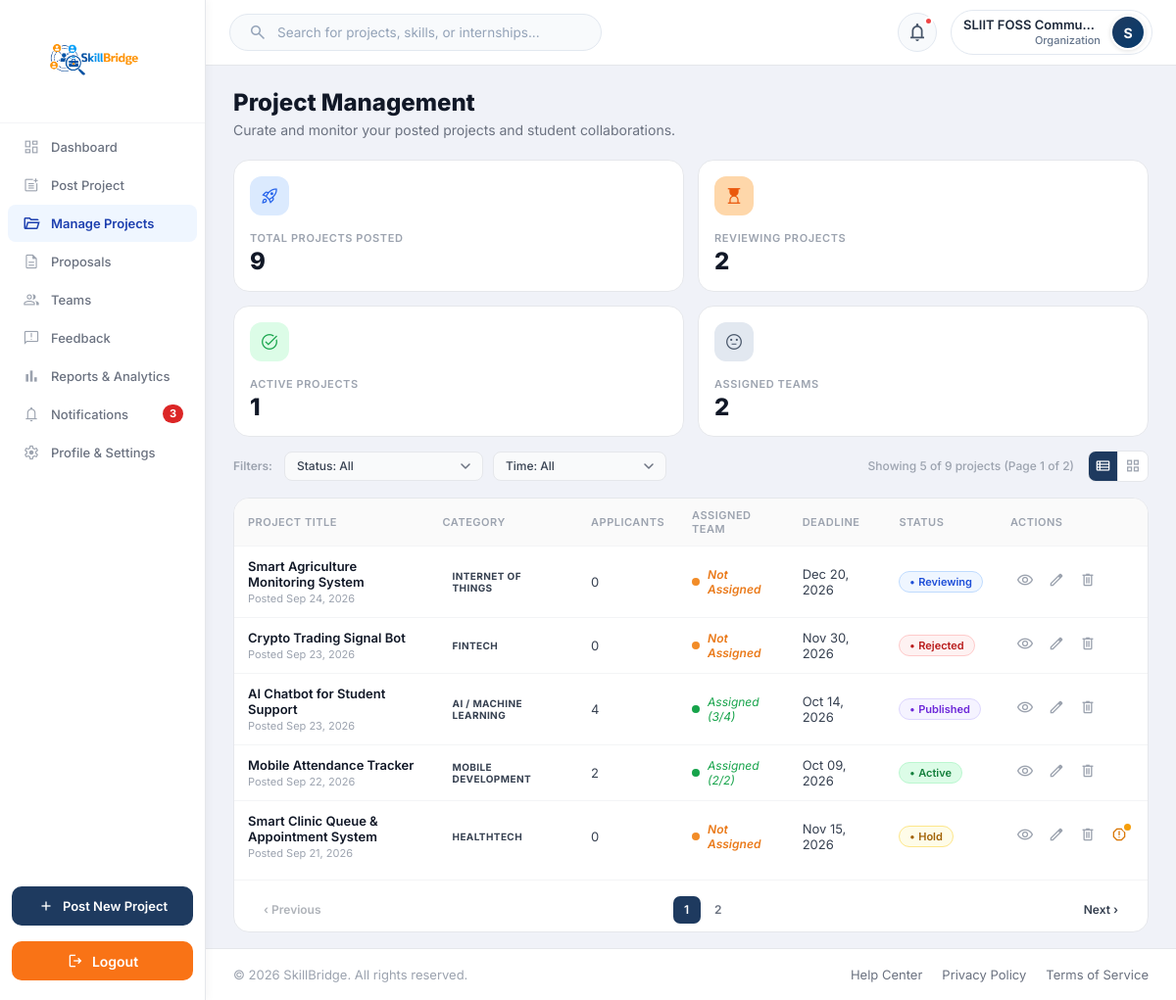
Page /Functions/Organization/manage_projects.php (signed in) on the committed database.
### tables this page shows
CREATE TABLE `user` (
  `Email` varchar(100) NOT NULL,
  `password` varchar(100) NOT NULL,
  `role` varchar(100) NOT NULL,
  `status` varchar(20) NOT NULL DEFAULT 'De-Active',
  `verification_code` varchar(20) NOT NULL,
  `created_at` timestamp NULL DEFAULT current_timestamp()
);

CREATE TABLE `projects` (
  `id` int(11) NOT NULL,
  `organization_email` varchar(100) NOT NULL,
  `category_id` int(11) DEFAULT NULL,
  `title` varchar(255) NOT NULL,
  `icon` varchar(50) DEFAULT '?',
  `description` text DEFAULT NULL,
  `learning_objectives` text DEFAULT NULL,
  `expected_outcomes` text DEFAULT NULL,
  `difficulty` varchar(30) DEFAULT 'Intermediate',
  `duration_weeks` int(11) DEFAULT NULL,
  `members` int(11) DEFAULT 1,
  `preferred_year` varchar(20) DEFAULT 'Any Year',
  `deadline` date DEFAULT NULL,
  `visibility` varchar(20) DEFAULT 'Public',
  `status` varchar(30) DEFAULT 'reviewing',
  `posted_at` timestamp NOT NULL DEFAULT current_timestamp()
);

CREATE TABLE `project_categories` (
  `category_id` int(11) NOT NULL,
  `category_name` varchar(100) NOT NULL
);

### Functions/Organization/manage_projects.php (the view, shortened to what the rows shown need)
<?php
include "../../Config/db.php";
include "../../Session/Session.php";
require_once __DIR__ . "/../../Backend/Organization/manage_projects.php";
$extra_css = '<link rel="stylesheet" href="../../Assets/CSS/Organization/manage_projects.css?v='
           . filemtime(__DIR__ . '/../../Assets/CSS/Organization/manage_projects.css') . '">';
include "../../Includes/org_sidebar.php";
include "../../Includes/dash_header.php";
?>
<main class="content">
    <div class="dashboard-header">
        <div>
            <h1>Project Management</h1>
        </div>
    </div>
    <div class="full-width-section project-list-view" id="projectListView">
        <div class="card">
            <div class="card-body" style="padding:0 0 4px;">
                <table class="data-table">
                    <thead>
                        <tr>
                            <th>Project Title</th>
                            <th>Category</th>
                            <th>Applicants</th>
                            <th>Assigned Team</th>
                            <th>Deadline</th>
                            <th>Status</th>
                            <th>Actions</th>
                        </tr>
                    </thead>
                    <tbody>
                        <?php foreach ($projects as $p): ?>
                        <tr>
                            <td class="project-title-cell">
                                <div class="project-title"><?= htmlspecialchars($p['title']) ?></div>
                                <div class="project-meta">Posted <?= htmlspecialchars(date('M d, Y', strtotime($p['posted_at']))) ?></div>
                            </td>
                            <td>
                                <span class="category-tag"><?= htmlspecialchars($p['category']) ?></span>
                            </td>
                            <td>
                                <?= shownApplicants($p) ?>
                            </td>
                            <td>
                                <?php $assignedCount = assignedCount($p); ?>
                                <?php if ($assignedCount > 0): ?>
                                    <div class="team-cell" style="color:#16a34a; font-size:12px; font-style:italic;">
                                        <span class="team-dot" style="background:#16a34a;"></span>
                                        Assigned (<?= $assignedCount ?>/<?= (int)($p['members'] ?? 0) ?>)
                                    </div>
                                <?php else: ?>
                                    <div class="team-cell not-assigned">
                                        <span class="team-dot"></span>
                                        Not Assigned
                                    </div>
                                <?php endif; ?>
                            </td>
                            <td><?= htmlspecialchars(formatDeadline($p['deadline'])) ?></td>
                            <td>
                                <span class="badge-status <?= htmlspecialchars($p['status']) ?>"><?= htmlspecialchars(statusLabel($p['status'])) ?></span>
                            </td>
                            <td>
                                <div class="row-actions">
                                    <button type="button" class="action-btn" title="View" onclick="openProjectView('<?= htmlspecialchars((string)$p['id']) ?>')">
                                        <span class="material-symbols-outlined" style="font-size:18px;">visibility</span>
                                    </button>
                                    <?php if (in_array($p['status'], ['hold', 'rejected'], true)): ?>
                                    <button type="button" class="action-btn" title="Edit"
                                        onclick="openEditBlocked(<?= htmlspecialchars(json_encode($p['title']), ENT_QUOTES) ?>, '<?= $p['status'] ?>', '<?= (int)$p['id'] ?>')">
                                        <span class="material-symbols-outlined" style="font-size:18px;">edit</span>
                                    </button>
                                    <?php else: ?>
                                    <a class="action-btn" title="Edit" href="edit_project.php?id=<?= (int)$p['id'] ?>">
                                        <span class="material-symbols-outlined" style="font-size:18px;">edit</span>
                                    </a>
                                    <?php endif; ?>
                                    <button type="button" class="action-btn danger" title="Delete"
                                        onclick="openDeleteModal(<?= (int)$p['id'] ?>, <?= htmlspecialchars(json_encode($p['title']), ENT_QUOTES) ?>, <?= htmlspecialchars(json_encode(deleteBlockReason($p)), ENT_QUOTES) ?>)">
                                        <span class="material-symbols-outlined" style="font-size:18px;">delete</span>
                                    </button>
                                    <?php if ($p['status'] === 'hold'): ?>
                                    <button type="button" class="action-btn hold-btn" title="On hold – see reason &amp; fix" onclick="openHoldModal('<?= (int)$p['id'] ?>')">
                                        <span class="material-symbols-outlined" style="font-size:18px;">report</span>
                                    </button>
                                    <?php endif; ?>
                                </div>
                            </td>
                        </tr>
                        <?php endforeach; ?>
                    </tbody>
                </table>
            </div>
        </div>
    </div>
</main>
<?php include "../../Includes/dash_footer.php"; ?>

### Includes/dash_header.php (shortened to what the rows shown need)
<?php
require_once __DIR__ . '/../Session/Session.php';
require_once __DIR__ . '/../Config/db.php';
$user = function_exists('current_user') ? current_user() : null;
$name = "User";
$role = "Student";
if($user && isset($conn)){
    $name = $user['username'] ?? $user['Name'] ?? "User";
    $email = $user['Email'] ?? $user['email'] ?? null;
    if(!empty($user['role'])){
        $role = ucfirst($user['role']);
    }
    if($email){
        $sql = "
            SELECT
                u.Email,
                u.role,
                COALESCE(s.Name, a.Name,c.Name, o.Name) AS db_name,
                COALESCE(s.profile_image, a.profile_image, c.profile_img) AS profile_image
            FROM user u
            LEFT JOIN student s ON u.Email = s.Email
            LEFT JOIN admin a ON u.Email = a.Email
            LEFT JOIN company c ON u.Email = c.Email
            LEFT JOIN organization o ON u.Email = o.Email
            WHERE u.Email = ?
            LIMIT 1
        ";
        $stmt = $conn->prepare($sql);
        if($stmt){
            $stmt->bind_param("s", $email);
            $stmt->execute();
            $result = $stmt->get_result();
            if($data = $result->fetch_assoc()){
                if(!empty($data['db_name'])){
                    $name = $data['db_name'];
                }
                if(!empty($data['role'])){
                    $role = ucfirst($data['role']);
                }
            }
        }
    }
}
$base_url = $GLOBALS['BASE_URL'] ?? '/Skill_Bridge_Group_Project';
$currentRoleFolder = ucfirst($role ?: "Student");
$profile_dir = is_dir(__DIR__ . '/../Functions/' . $currentRoleFolder)
    ? 'Functions/' . $currentRoleFolder
    : 'Functions/Dashboards/' . ($role ?: 'Student');
$profile_file = __DIR__ . '/../' . $profile_dir . '/profile.php';
$profile_url = file_exists($profile_file)
    ? $base_url . "/" . $profile_dir . "/profile.php"
    : "";
?>
<link rel="stylesheet" href="<?php echo $base_url; ?>/Assets/CSS/header.css?v=<?php echo time(); ?>">
<header class="top-header">
    <div class="header-right">
        <div class="profile" <?php if (!empty($profile_url)): ?>onclick="window.location.href='<?php echo htmlspecialchars($profile_url); ?>'" title="Edit Profile & Settings"<?php endif; ?>>
            <div class="profile-info">
                <h4><?php echo htmlspecialchars($name); ?></h4>
                <small><?php echo htmlspecialchars($role); ?></small>
            </div>
        </div>
    </div>
</header>

### rows in the picture
user: role "Organization"
projects: title "Smart Agriculture Monitoring System", posted_at "Sep 24, 2026", category.category_name "INTERNET OF THINGS", shownApplicants($p) "0", shows "Not Assigned", deadline "Dec 20, 2026", status "Reviewing"
projects: title "Crypto Trading Signal Bot", posted_at "Sep 23, 2026", category.category_name "FINTECH", status "0", shows "Not Assigned", deadline "Nov 30, 2026", status "Rejected"
projects: title "AI Chatbot for Student Support", posted_at "Sep 23, 2026", category.category_name "AI / MACHINE LEARNING", members "4", assignedCount "3", deadline "Oct 14, 2026", status "Published"
projects: title "Mobile Attendance Tracker", posted_at "Sep 22, 2026", category.category_name "MOBILE DEVELOPMENT", members "2", deadline "Oct 09, 2026", status "Active"
projects: title "Smart Clinic Queue & Appointment System", posted_at "Sep 21, 2026", category.category_name "HEALTHTECH", shownApplicants($p) "0", shows "Not Assigned", deadline "Nov 15, 2026", status "Hold"

### other values in the picture
$orgUnreadNotifications "3"
$name "SLIIT FOSS Commu…"
$initial "S"
$totalProjectsAll "9"
$reviewingProjects "2"
$activeProjects "1"
$assignedTeams "2"
$shownCount "5"
$filteredTotal "9"
$page "1"
$totalPages "2"
